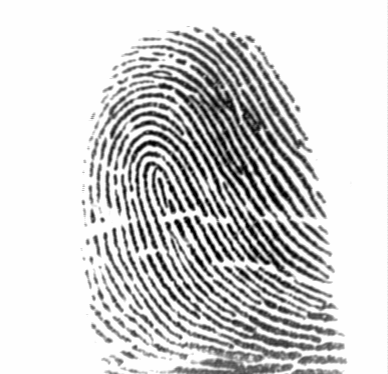
%> input picture data/FTIR.bmp, 388 x 374 px
$ octave FTIR_enhance.m   (GNU Octave 9; MATLAB toolbox functions it lacks are replaced by stand-ins)
%> lines starting %> are read from the running program, lines starting %| are printed output that depends on the picture
%% Image Read
I = im2double(imread('C:\Users\hjjiang\Desktop\大三上\数字图像处理\作业\综合作业1\FTIR.bmp'));
%> I: size 374x388 double; min 0.00392, max 0.996, mean 0.819

%% Image Segmentation
pad_I = padarray(I(:,1:387),[32,32],0.9961); % 388列的数据有一定干扰，扩充后可以看到一条黑线，因此去除
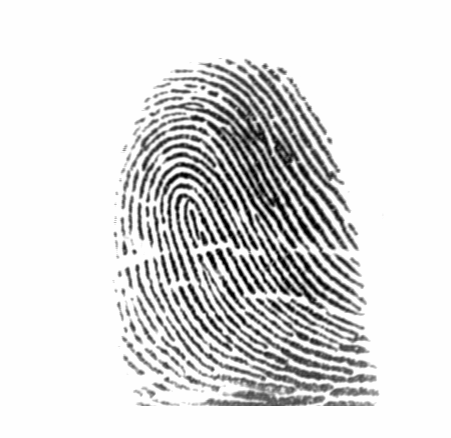
%> pad_I: size 438x451 double; min 0.00392, max 0.996, mean 0.866
imgsize = size(pad_I);
%> imgsize = [438 451]
height = imgsize(1);
%> height = 438
width = imgsize(2);
%> width = 451
xcenter = 36:8:(width-32);
%> xcenter = 48 values from 36 to 412
ycenter = 36:8:(height-32);
%> ycenter = 47 values from 36 to 404
xnum = size(xcenter);
%> xnum = [1 48]
ynum = size(ycenter);
%> ynum = [1 47]
block_32 = cell(ynum(2), xnum(2));
block_32_DFT = cell(ynum(2), xnum(2));
block_32_DFT_amplitude = cell(ynum(2), xnum(2));
block_32_DFT_mean_amplitude =zeros(ynum(2), xnum(2));
for i = 1:xnum(2)
    for j = 1:ynum(2)
        block_32{j,i} = pad_I(ycenter(j)-15:ycenter(j)+16,xcenter(i)-15:xcenter(i)+16);  % 第一个维度是高
        block_32{j,i} = histeq(block_32{j,i});
        % Quick DFT
        vector = 0:1:31;
        matrix = 2*pi.*(vector'*vector)./32;
        G1 = cos(matrix) - 1i*sin(matrix);
        G2 = G1;
        block_DFT = G1*block_32{j,i}*G2;
        block_DFT_shift = fftshift(block_DFT);
        block_32_DFT{j,i} = block_DFT_shift;
        block_32_DFT_amplitude{j,i} = abs(block_32_DFT{j,i});
        block_32_DFT_mean_amplitude(j,i) = mean(mean(block_32_DFT_amplitude{j,i}));
    end
end
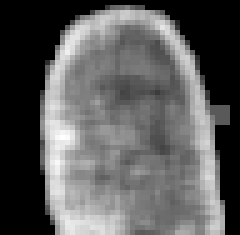
%> block_32_DFT_mean_amplitude: size 47x48 double (shown 5 times larger); min 1, max 8.14, mean 3.57; drawn with min black and max white
%> after the loop, block_32 = 2256 items; block_32_DFT = 2256 items; block_32_DFT_amplitude = 2256 items

% 有指纹的区域的中心坐标
coordinate = block_32_DFT_mean_amplitude > 1;
%> coordinate: size 47x48 logical; every value is 1

%% Orientation and Frequency Compute
y0 = 0; x0 = 0; y1 = 0; x1 = 0; y2 = 0; x2 = 0;
v = zeros(47,48);
u = zeros(47,48);
block_degree = zeros(47,48);
block_frequency = zeros(47,48);
for i = 1:xnum(2)
    for j = 1:ynum(2)
        if coordinate(j,i) == 1
            temp_DFT_amplitude = block_32_DFT_amplitude{j,i};
            temp_DFT_amplitude(16:17,16:17) = 0;
            [y1,x1] = find(temp_DFT_amplitude == max(max(temp_DFT_amplitude)),1);
            temp_DFT_amplitude(y1,x1) = 0;
            [y2,x2] = find(temp_DFT_amplitude == max(max(temp_DFT_amplitude)),1);

            % 频率估计 根据小作业4中的正弦波得到 f与两个峰值成正比
            block_frequency(j,i) = sqrt((y1-y2)^2+(x1-x2)^2);

            % 方向的方程为 y = ax + b
            if y1 ~= y2
                block_degree(j,i) = atand((x2-x1)/(y2-y1));
                v(j,i) = sin((block_degree(j,i)/180)*pi);
                u(j,i) = cos((block_degree(j,i)/180)*pi);
            else % y1 = y2
                if block_degree(j-1,i) > 0 || block_degree(j,i+1) > 0
                    block_degree(j,i) = 90;
                else
                    block_degree(j,i) = 270;
                end
                v(j,i) = sin((block_degree(j,i)/180)*pi);
                u(j,i) = cos((block_degree(j,i)/180)*pi);
            end
        end
    end
end
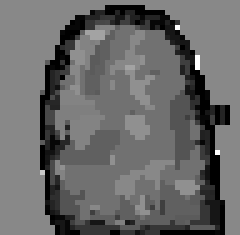
%> block_frequency: size 47x48 double (shown 5 times larger); min 1, max 15, mean 6.74; drawn with min black and max white
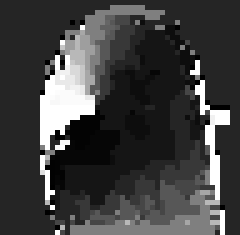
%> v: size 47x48 double (shown 5 times larger); min -1, max 1, mean -0.495; drawn with min black and max white
%> after the loop, x1 = 11; x2 = 17; y1 = 17; y2 = 11

%% Smooth Orientation Block

W = fspecial('gaussian', 9, 5);
size_w = (9-1)/2;
phix_org = cos(2*(block_degree/180)*pi);
phiy_org = sin(2*(block_degree/180)*pi);

phi_matrix = phix_org + 1i*phiy_org;
phi_matrix = padarray(phi_matrix,[size_w,size_w]);

smooth_block_degree = block_degree;
smooth_v = v;
smooth_u = u;

for i = 1+size_w:xnum(2)+size_w
    for j = 1+size_w:ynum(2)+size_w
        if coordinate(j-size_w,i-size_w) == 1
            phi_matrix(j-size_w,i-size_w) = sum(sum(W.*phi_matrix(j-size_w:j+size_w, i-size_w:i+size_w)));
            smooth_block_degree(j-size_w,i-size_w) = 0.5*180*angle(phi_matrix(j-size_w,i-size_w))/pi;
            smooth_v(j-size_w,i-size_w) = sin((smooth_block_degree(j-size_w,i-size_w)/180)*pi);
            smooth_u(j-size_w,i-size_w) = cos((smooth_block_degree(j-size_w,i-size_w)/180)*pi);
        end
    end
end
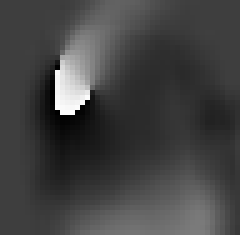
%> smooth_block_degree: size 47x48 double (shown 5 times larger); min -89.03, max 89.78, mean -42; drawn with min black and max white
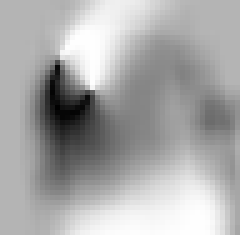
%> smooth_u: size 47x48 double (shown 5 times larger); min 0.00376, max 1, mean 0.664

%% Smooth Frequency Block
W = fspecial('gaussian',5,5);
smooth_block_frequency = imfilter(block_frequency, W);
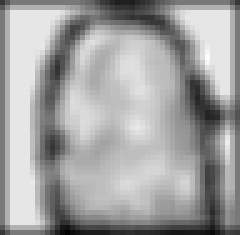
%> smooth_block_frequency: size 47x48 double (shown 5 times larger); min 1.36, max 9.24, mean 6.38; drawn with min black and max white

%% Gabor Filtering
enhanced_block= cell(ynum(2),xnum(2));
enhanced_image = pad_I;

for i = 1:xnum(2)
    for j = 1:ynum(2)
        if coordinate(j,i) == 1
            orientation = smooth_block_degree(j,i) + 90;
            wavelength = 20*pi/smooth_block_frequency(j,i);
%> (the run ends here)
